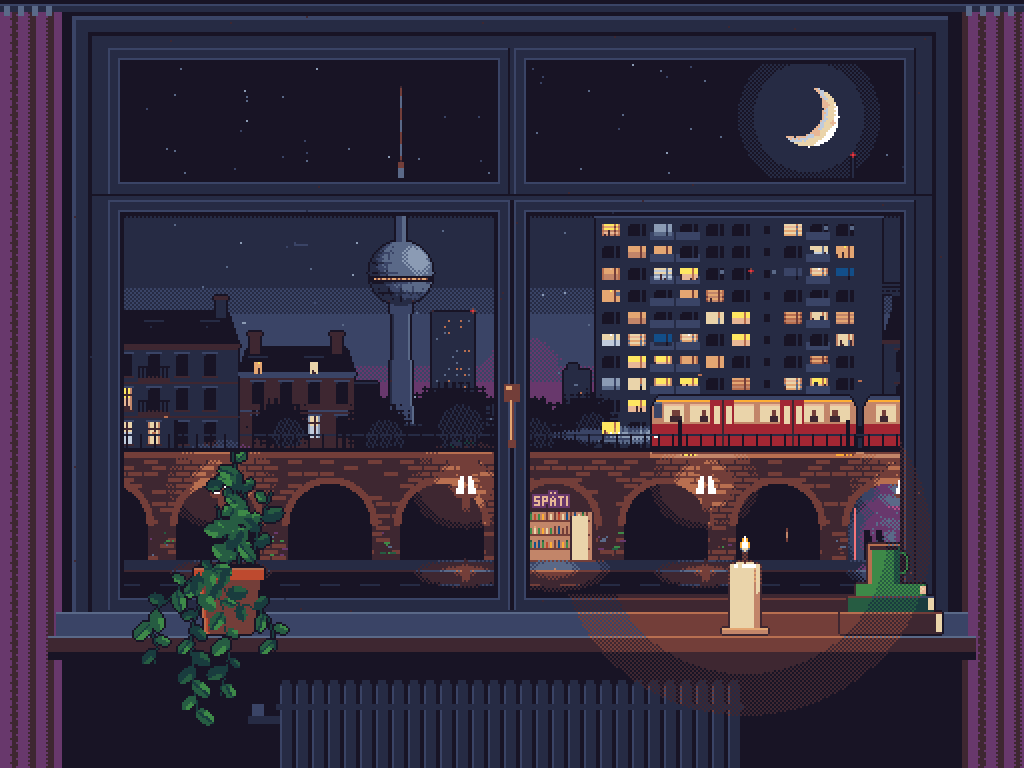

Source code (Python):
"""Berliner Nacht aus dem Fenster – ein Pixel-Loop.

Im Look eines Pixel-Spiels: Endesga-32-Palette, Konturen, harte Farbstufen.
Erzeugt berlin/fenster.gif (512x384 Pixel, 2x vergrößert, 150 Bilder à 80 ms, nahtlose Schleife)
und berlin/fenster.png (Standbild). Alles ist deterministisch: Jede Bewegung hat eine Periode,
die in 150 Bilder aufgeht.

    pip install pillow numpy
    python3 berlin/fenster.py
"""
import math
import random
from pathlib import Path

import numpy as np
from PIL import Image

W, H = 512, 384
N = 150          # Bilder pro Schleife
MS = 80          # ms pro Bild -> 12 s
SCALE = 2
HERE = Path(__file__).parent

rnd = random.Random(1989)
YY, XX = np.mgrid[0:H, 0:W]
BAYER4 = np.array([[0, 8, 2, 10], [12, 4, 14, 6], [3, 11, 1, 9], [15, 7, 13, 5]]) / 16 + 1 / 32
BAY = np.tile(BAYER4, (H // 4, W // 4)).astype(np.float32)


def C(h):
    return np.array([int(h[i:i + 2], 16) for i in (1, 3, 5)], dtype=np.float32)


CHECK = ((YY + XX) % 2).astype(np.float32)


def dq(m, levels):
    """Harte Farbstufen wie im Spiel, am Übergang ein Schachbrettmuster."""
    v = m * levels
    base = np.floor(v)
    frac = v - base
    ck = CHECK[:m.shape[0], :m.shape[1]]
    return np.clip((base + ((frac > 0.7) | ((frac > 0.4) & (ck > 0)))) / levels, 0, 1)


def outline(rgb, a, color, inner=False):
    """1-Pixel-Kontur um alles, was in a gezeichnet ist."""
    n = np.zeros_like(a)
    n[1:] |= a[:-1]
    n[:-1] |= a[1:]
    n[:, 1:] |= a[:, :-1]
    n[:, :-1] |= a[:, 1:]
    edge = (n & ~a) if not inner else (a & ~(np.roll(a, 1, 0) & np.roll(a, -1, 0) & np.roll(a, 1, 1) & np.roll(a, -1, 1)))
    rgb[edge] = color
    a |= edge


def posterize(rgb, step=8):
    return np.clip(np.floor(rgb / step + BAY[..., None]) * step, 0, 255)


def blink(f, period, on, phase=0):
    return (f + phase) % period < on


# Endesga 32 (lospec.com/palette-list/endesga-32)
PALETTE = [tuple(int(h[i:i + 2], 16) for i in (0, 2, 4)) for h in """
be4a2f d77643 ead4aa e4a672 b86f50 733e39 3e2731 a22633 e43b44 f77622 feae34 fee761 63c74d 3e8948
265c42 193c3e 124e89 0099db 2ce8f5 ffffff c0cbdc 8b9bb4 5a6988 3a4466 262b44 181425 ff0044 68386c
b55088 f6757a e8b796 c28569""".split()]
PAL_NP = np.array(PALETTE, np.float32)


def to_index(fr):
    """Jedes Pixel auf die nächste Palettenfarbe (gewichtet nach Helligkeitsempfinden)."""
    wts = np.array([0.30, 0.59, 0.11], np.float32) ** 0.5
    flat = fr.reshape(-1, 3) * wts
    d = ((flat[:, None, :] - PAL_NP[None] * wts) ** 2).sum(-1)
    return d.argmin(1).reshape(fr.shape[:2])


def to_palette(fr):
    return PAL_NP[to_index(fr)]


# Kerzenlicht als Palettentausch: jede Farbe hat eine wärmere, hellere Nachbarin
_WARM = """181425:3e2731 262b44:3e2731 3e2731:733e39 3a4466:733e39 68386c:733e39 5a6988:b86f50
733e39:b86f50 8b9bb4:c28569 b86f50:c28569 c28569:e4a672 e4a672:ead4aa 193c3e:265c42 265c42:3e8948
3e8948:63c74d 124e89:5a6988 be4a2f:d77643 a22633:be4a2f c0cbdc:e8b796 e8b796:ead4aa""".split()
_HEX = ["%02x%02x%02x" % c for c in PALETTE]
WARM_STEP = np.arange(len(PALETTE))
for pair in _WARM:
    src, dst = pair.split(":")
    WARM_STEP[_HEX.index(src)] = _HEX.index(dst)




class Layer:
    def __init__(self, fill=None):
        self.rgb = np.zeros((H, W, 3), np.float32)
        self.a = np.zeros((H, W), bool)
        if fill is not None:
            self.rgb[:] = fill
            self.a[:] = True

    def rect(self, x0, y0, x1, y1, c):
        x0, y0, x1, y1 = max(0, x0), max(0, y0), min(W - 1, x1), min(H - 1, y1)
        if x0 <= x1 and y0 <= y1:
            self.rgb[y0:y1 + 1, x0:x1 + 1] = c
            self.a[y0:y1 + 1, x0:x1 + 1] = True

    def px(self, x, y, c):
        if 0 <= x < W and 0 <= y < H:
            self.rgb[y, x] = c
            self.a[y, x] = True

    def mask(self, m, c):
        self.rgb[m] = c
        self.a[m] = True


def over(dst, layer):
    dst[layer.a] = layer.rgb[layer.a]


# ---------------------------------------------------------------- Maße
# Glasscheiben (innen), dazwischen Holz
PANES = [(62, 32, 246, 88), (265, 32, 449, 88), (62, 108, 246, 296), (265, 108, 449, 296)]
DECK = 226                  # Oberkante Viadukt
STREET = DECK + 54          # Gehweg
TOWER_X = 200

# ---------------------------------------------------------------- Himmel (statisch)
sky = Layer(C("#06071a"))
stops = [(20, "#05061a"), (80, "#0a0c28"), (140, "#15153c"), (185, "#271d4c"), (215, "#452856"),
         (240, "#6a3858"), (270, "#7e4654")]
ys = np.array([s[0] for s in stops], float)
for ch in range(3):
    vals = np.array([C(s[1])[ch] for s in stops])
    sky.rgb[..., ch] = np.interp(YY, ys, vals)
bands = [C("#181425"), C("#262b44"), C("#3a4466"), C("#68386c"), C("#b55088")]
tq = dq(np.interp(YY, [70, 125, 170, 200, 228], [0, 1, 2, 3, 4]) / 4, len(bands) - 1)
sky.rgb = np.stack([bands[i] for i in range(len(bands))])[np.round(tq * (len(bands) - 1)).astype(int)]

# Mond (Sichel) mit Hof
MX, MY, MR = 404, 58, 15
d1 = np.hypot(XX - MX, YY - MY)
d2 = np.hypot(XX - (MX - 7), YY - (MY - 4))
halo = np.clip(1 - (d1 - MR) / 46, 0, 1) ** 2 * 0.22
sky.rgb += dq(halo, 6)[..., None] * C("#8a86b0")
lit = (d1 <= MR) & (d2 > MR - 1)
shade = np.clip((d2 - (MR - 1)) / 7, 0, 1)
moon = C("#b8b29a")[None] + dq(shade, 4)[lit][:, None] * (C("#f4eed2") - C("#b8b29a"))[None]
sky.rgb[lit] = moon
for cx, cy, r in [(412, 52, 2), (408, 66, 1.5), (416, 61, 1.2)]:
    m = lit & (np.hypot(XX - cx, YY - cy) <= r)
    sky.rgb[m] = C("#bdb498")
earth = (d1 <= MR) & ~lit
sky.rgb[earth] = sky.rgb[earth] * 0.8 + C("#20203a") * 0.2   # aschgraues Mondlicht

# Sterne
stars = []
for _ in range(170):
    x, y = rnd.randint(40, 470), int(20 + rnd.random() ** 1.4 * 190)
    if math.hypot(x - MX, y - MY) < 40:
        continue
    stars.append((x, y, rnd.random() ** 2, rnd.choice([1, 2, 3, 5]), rnd.random() * 6.28))
stars.sort(key=lambda s: s[2])


def draw_sky(fr, f):
    for x, y, b, k, ph in stars:
        tw = 0.55 + 0.45 * math.sin(2 * math.pi * k * f / N + ph)
        v = (0.25 + 0.75 * b) * tw
        c = np.array([150 + 100 * v, 150 + 100 * v, 190 + 65 * v]) * (0.45 + 0.55 * v)
        fr[y, x] = np.maximum(fr[y, x], c)
        if b > 0.93 and tw > 0.7:          # helle Sterne bekommen ein Kreuz
            for dx, dy in ((1, 0), (-1, 0), (0, 1), (0, -1)):
                fr[y + dy, x + dx] = np.maximum(fr[y + dy, x + dx], c * 0.45)
    # dünne Wolkenschleier, jede Komponente läuft genau einmal pro Schleife herum
    y0, y1 = 120, 236
    yy, xx = YY[y0:y1], XX[y0:y1]
    t = f / N
    d = (np.sin(2 * np.pi * (6 * xx / W - t) + yy * 0.09) * 0.5
         + np.sin(2 * np.pi * (9 * xx / W - t) + 1.7 - yy * 0.05) * 0.35
         + np.sin(2 * np.pi * (13 * xx / W - t) + 4.1 + yy * 0.13) * 0.2
         + np.sin(2 * np.pi * (4 * xx / W - t) + 2.3) * 0.3)
    env = np.exp(-((yy - 185) / 26.0) ** 2)
    a = np.clip((d * 0.5 + 0.55) * env - 0.38, 0, 1) * 1.6
    a = np.clip(np.floor(np.clip(a, 0, 0.5) * 5 + BAY[y0:y1]) / 5, 0, 1)
    fr[y0:y1] = fr[y0:y1] * (1 - a[..., None]) + C("#6c4a6e")[None, None] * a[..., None]
    # Flugzeug im Landeanflug auf BER
    ax = int(30 + 440 * f / N)
    ay = int(128 - 22 * f / N)
    for i in range(7):
        fr[ay, ax + i] = C("#3a3a52")
    fr[ay - 1, ax] = C("#3a3a52")
    fr[ay + 1, ax + 3] = C("#2e2e44")
    if blink(f, 12, 2):
        fr[ay + 1, ax + 3] = C("#ff3030")
    if blink(f, 15, 1, 7):
        fr[ay, ax + 6] = C("#ffffff")
        fr[ay, ax + 7] = C("#9090b0")
    if blink(f, 12, 2, 6):
        fr[ay - 1, ax] = C("#ff5050")


# ---------------------------------------------------------------- Stadt (statisch)
city = Layer()
dyn = []          # Fenster, die sich bewegen
lights = []       # Warnlichter: (x, y, periode, an, phase, art)

WARM = [C("#ffcf78"), C("#f4b05e"), C("#ffe6b0"), C("#e89a52"), C("#d8f0c8")]
WIN_OFF = C("#100e1e")


def window_block(w, h, style, kind, seed, color, f=0):
    r = random.Random(seed)
    blk = np.zeros((h, w, 3), np.float32)
    if kind == "off":
        blk[:] = WIN_OFF
        blk[0, 0] = C("#2a2850")
        if w > 3 and h > 3:
            blk[1, 1] = C("#1e1c3c")
    elif kind == "tv":
        tv = [C("#3a5ac8"), C("#6a8cf0"), C("#2a3c90"), C("#9ab4ff"), C("#4a4aa8")]
        blk[:] = tv[(f // 2 * 7 + f // 3 + seed) % 5] * 0.8
        blk[h - 2:, :] *= 0.6
    else:
        blk[:] = color
        blk[h // 2:, :] *= 0.92
        if r.random() < 0.5 and w >= 5:           # Vorhänge
            blk[:, 0] *= 0.7
            blk[:, -1] *= 0.7
        if r.random() < 0.25 and h >= 5:          # Jalousie
            blk[1::2, :] *= 0.8
        if r.random() < 0.35 and h >= 6:          # Pflanze auf dem Fensterbrett
            for i in range(r.randint(1, 3)):
                x = r.randrange(w)
                blk[h - 1 - r.randint(0, 2):, x] = C("#2a2418")
        if r.random() < 0.3:                      # Lampe
            blk[0, w // 2] = np.minimum(color * 1.25, 255)
        if kind == "person":                      # jemand läuft durchs Zimmer
            p = (f * 2 // 3 + seed) % (w + 12) - 4
            for yy in range(2, h):
                for dx in range(-1, 2):
                    x = p + dx
                    if 0 <= x < w and not (yy == 2 and dx != 0):
                        blk[yy, x] = color * 0.3
    if style == "alt":
        frame_c = C("#3a3044") if kind != "off" else C("#241e32")
        blk[:, w // 2] = frame_c
        blk[h // 3, :] = frame_c
    elif style == "platte":
        blk[:, w - 3] = C("#2a2840") if kind == "off" else blk[:, w - 3] * 0.55
    return blk


def add_window(x, y, w, h, style, p_on=0.45, p_dyn=0.12):
    r = rnd.random()
    color = rnd.choice(WARM[:4]) if rnd.random() > 0.08 else WARM[4]
    seed = rnd.randrange(10_000)
    if r < p_dyn:
        kind = rnd.choice(["toggle", "toggle", "tv", "person"])
        dyn.append((x, y, w, h, style, kind, seed, color, rnd.choice([30, 50, 75, 150]), rnd.randrange(N)))
        kind = "off"
    else:
        kind = "on" if r < p_dyn + p_on else "off"
    city.rgb[y:y + h, x:x + w] = window_block(w, h, style, kind, seed, color)
    city.a[y:y + h, x:x + w] = True


# ferne Silhouette
x = 40
while x < 480:
    bw = rnd.randint(8, 26)
    top = rnd.randint(178, 222)
    col = rnd.choice([C("#221e3e"), C("#252142"), C("#1f1b3a"), C("#282446")])
    city.rect(x, top, x + bw - 1, DECK, col)
    city.rect(x, top, x + bw - 1, top, col + 12)
    if rnd.random() < 0.3:
        ax = x + rnd.randrange(bw)
        city.rect(ax, top - rnd.randint(4, 12), ax, top, col)
    elif rnd.random() < 0.3:
        city.rect(x + 2, top - 3, x + 6, top - 1, col)
    for wy in range(top + 3, DECK - 2, 4):
        for wx in range(x + 2, x + bw - 2, 3):
            r = rnd.random()
            if r < 0.1:
                c = rnd.choice([C("#8a6a4c"), C("#6c5a58"), C("#5a5a80")])
                city.px(wx, wy, c)
                if rnd.random() < 0.5:
                    city.px(wx + 1, wy, c)
            elif r < 0.115:
                dyn.append((wx, wy, 2, 1, "far", "toggle", 0, C("#9a7a52"),
                            rnd.choice([50, 75, 150]), rnd.randrange(N)))
    x += bw

# Park Inn am Alex
city.rect(216, 156, 236, DECK, C("#211d3c"))
city.rect(216, 156, 236, 157, C("#2e2a4e"))
for wy in range(160, DECK, 3):
    for wx in range(218, 235, 2):
        if rnd.random() < 0.22:
            city.px(wx, wy, rnd.choice([C("#7a6a58"), C("#5c6284"), C("#8a7050")]))
lights += [(216, 155, 50, 25, 0, "r"), (236, 155, 50, 25, 25, "r")]


def crane(mx, top, jl, jr, jy, light_phase):
    ccol = C("#2c2848")
    for y in range(top, DECK):
        city.px(mx, y, ccol)
        city.px(mx + 3, y, ccol)
        city.px(mx + (y - top) % 4, y, ccol)
        if (y - top) % 4 == 0:
            city.rect(mx, y, mx + 3, y, ccol)
    for x in range(jl, jr + 1):
        city.px(x, jy, ccol)
        city.px(x, jy + 2, ccol)
        if (x - jl) % 3 == 0:
            city.px(x, jy + 1, ccol)
    for i in range(0, 9):                # Turmspitze
        city.px(mx + 1, jy - i, ccol)
        city.px(mx + 2, jy - i, ccol)
    for x in range(jl, mx):              # Abspannung
        city.px(x, jy - 8 + int((mx - x) * 7 / max(1, mx - jl)), ccol)
    for x in range(mx + 3, jr):
        city.px(x, jy - 8 + int((x - mx) * 7 / max(1, jr - mx)), ccol)
    city.rect(mx - 8, jy + 1, mx - 3, jy + 5, ccol)          # Gegengewicht
    city.rect(mx + 4, jy + 3, mx + 7, jy + 6, C("#35305a"))  # Kabine
    lights.append((mx + 1, jy - 9, 30, 12, light_phase, "r"))
    lights.append((jr, jy - 1, 30, 12, light_phase + 15, "r"))


crane(374, 146, 322, 452, 144, 0)

# Fernsehturm
tc, tl, th = C("#3e3c62"), C("#2e2c4c"), C("#5c5a88")
for y in range(156, DECK):
    w = 7 + (y - 156) * 6 / (DECK - 156)
    x0, x1 = int(round(TOWER_X - w / 2)), int(round(TOWER_X + w / 2))
    city.rect(x0, y, x1, y, tc)
    city.px(x0, y, tl)
    city.px(x1, y, th)
    city.px(x1 - 1, y, th * 0.9)
city.rect(TOWER_X - 5, 152, TOWER_X + 5, 156, tc)
city.rect(TOWER_X - 3, 150, TOWER_X + 3, 152, tl)
SPH = (TOWER_X, 136, 16)
sx, sy, sr = SPH
d = np.hypot(XX - sx, YY - sy)
m = d <= sr
nz = np.sqrt(np.clip(sr ** 2 - (XX - sx) ** 2 - (YY - sy) ** 2, 0, None)) / sr
nx, ny = (XX - sx) / sr, (YY - sy) / sr
shade = np.clip(nx * 0.55 - ny * 0.45 + nz * 0.7, 0, 1)
lv = dq(shade, 4)
pal = [C("#26244a"), C("#3a3864"), C("#55537e"), C("#7c7aa8"), C("#a6a4cc")]
for i, c in enumerate(pal):
    city.mask(m & (np.round(lv * 4) == i), c)
lon = np.arcsin(np.clip(nx / np.maximum(np.sqrt(np.clip(1 - ny ** 2, 0, 1)), 1e-3), -1, 1))
grid = m & ((np.abs(np.sin(lon * 7)) < 0.18) | ((YY - sy) % 5 == 0)) & (d < sr - 1)
city.rgb[grid] *= 0.78
city.rect(sx - 15, sy + 2, sx + 15, sy + 4, C("#1c1a30"))      # Fensterband (Telecafé)
city.rect(TOWER_X - 2, 104, TOWER_X + 2, sy - sr, tc)
city.rect(TOWER_X + 1, 104, TOWER_X + 2, sy - sr, th)
city.rect(TOWER_X - 3, 100, TOWER_X + 3, 103, tl)
for y in range(44, 100):
    w = 1 if y > 80 else 0
    stripe = C("#8a2a34") if (y // 6) % 2 else C("#8a8aa4")
    city.rect(TOWER_X - w, y, TOWER_X + w, y, stripe * 0.8)
lights += [(TOWER_X, 43, 30, 8, 0, "R"), (TOWER_X, 80, 30, 8, 0, "r"), (TOWER_X, 101, 30, 8, 0, "r"),
           (TOWER_X - 6, 150, 30, 8, 15, "r"), (TOWER_X + 6, 150, 30, 8, 15, "r"),
           (TOWER_X - 5, 190, 30, 8, 15, "r")]

# Plattenbau (WBS 70)
PX0, PX1, PTOP = 298, 440, 108
panel, joint = C("#2b2a46"), C("#22213a")
city.rect(PX0, PTOP, PX1, DECK, panel)
city.rect(PX0 - 1, PTOP - 2, PX1 + 1, PTOP, C("#3a3858"))
city.rect(330, 94, 352, PTOP - 3, C("#27263f"))
city.rect(330, 94, 352, 94, C("#3a3858"))
city.rect(426, 78, 426, PTOP - 3, C("#27263f"))
city.rect(422, 90, 430, 90, C("#27263f"))
lights.append((426, 77, 50, 25, 10, "r"))
lights.append((331, 93, 50, 25, 35, "r"))
UW, FH = 13, 11
floors = list(range(PTOP + 2, DECK - 4, FH))
stair = []
for fi, fy in enumerate(floors):
    city.rect(PX0, fy - 1, PX1, fy - 1, joint)
    for ui, ux in enumerate(range(PX0 + 1, PX1 - UW + 2, UW)):
        city.rect(ux - 1, fy, ux - 1, fy + FH - 2, joint)
        if ui == 6:                          # Treppenhaus
            stair.append((ux + 5, fy + 3, 3, 4))
            city.rect(ux + 5, fy + 3, ux + 7, fy + 6, WIN_OFF)
            continue
        loggia = ui in (2, 3, 8)
        add_window(ux + 2, fy + 2, 9, 6, "platte", p_on=0.42, p_dyn=0.1)
        if loggia:
            city.rect(ux, fy + 6, ux + UW - 2, fy + 9, C("#3a3858"))
            city.rect(ux, fy + 6, ux + UW - 2, fy + 6, C("#4a4868"))
            if rnd.random() < 0.3:
                bx = ux + 2 + rnd.randrange(6)
                city.rect(bx, fy + 4, bx + 1, fy + 5, C("#20303a"))
        else:
            city.rect(ux + 2, fy + 8, ux + 10, fy + 8, C("#34324f"))
for _ in range(9):                            # Satellitenschüsseln
    fi = rnd.randrange(len(floors))
    ux = PX0 + 1 + UW * rnd.randrange(10)
    city.rect(ux + 9, floors[fi] + 3, ux + 10, floors[fi] + 4, C("#6a6a80"))


def altbau(x0, x1, top, facade, floor_h, cols, win_w=6, win_h=11, roof_h=16, dormers=True):
    roof = C("#1c1828")
    for y in range(top - roof_h, top):
        ins = int((top - y) * 0.35)
        city.rect(x0 + ins, y, x1 - ins, y, roof)
    city.rect(x0 - 1, top, x1 + 1, top + 1, facade + 16)
    city.rect(x0, top + 2, x1, DECK, facade)
    for i, cx in enumerate(cols):
        if dormers and i % 2 == 0:
            dy = top - roof_h + 5
            city.rect(cx - 1, dy, cx + win_w, top - 1, roof + 6)
            city.rect(cx - 2, dy - 1, cx + win_w + 1, dy - 1, roof + 14)
            add_window(cx + 1, dy + 2, win_w - 2, 6, "far", p_on=0.35, p_dyn=0.0)
    for cx in (x0 + 5, x1 - 10):              # Schornsteine
        city.rect(cx, top - roof_h - 7, cx + 4, top - roof_h + 2, facade - 6)
        city.rect(cx - 1, top - roof_h - 8, cx + 5, top - roof_h - 7, facade + 6)
    for fy in range(top + 5, DECK - 4, floor_h):
        city.rect(x0, fy - 3, x1, fy - 3, facade + 10)       # Gesims
        for cx in cols:
            city.rect(cx - 1, fy - 1, cx + win_w, fy - 1, facade + 18)  # Verdachung
            add_window(cx, fy, win_w, win_h, "alt", p_on=0.4, p_dyn=0.12)
            city.rect(cx - 1, fy + win_h, cx + win_w, fy + win_h, facade + 8)
        if rnd.random() < 0.5:                                          # Balkon
            cx = cols[len(cols) // 2]
            by = fy + win_h + 1
            city.rect(cx - 5, by, cx + win_w + 4, by + 1, facade + 14)
            for bx in range(cx - 5, cx + win_w + 5, 2):
                city.rect(bx, by - 5, bx, by - 1, C("#141020"))
            city.rect(cx - 5, by - 6, cx + win_w + 4, by - 6, C("#141020"))


altbau(40, 118, 172, C("#2e2638"), 17, [46, 60, 74, 88, 102])
altbau(120, 176, 186, C("#382c42"), 17, [126, 140, 154, 168], roof_h=12)
altbau(442, 482, 170, C("#2a2436"), 17, [448, 462], dormers=False)

# niedrige Gewerbebauten + Straßenbäume
city.rect(178, 212, 296, DECK, C("#1e1a34"))
city.rect(178, 212, 296, 212, C("#2a2644"))
for wx in range(182, 292, 9):
    add_window(wx, 216, 5, 4, "far", p_on=0.3, p_dyn=0.0)
for tx, ty, tr in [(188, 214, 16), (226, 208, 19), (262, 214, 17), (292, 210, 15), (140, 212, 14)]:
    m = np.hypot(XX - tx, (YY - ty) * 1.15) <= tr + (np.sin(XX * 1.7) + np.cos(YY * 2.3)) * 1.8
    m &= YY <= DECK
    city.mask(m, C("#101a1c"))
    hi = m & (np.hypot(XX - tx - 4, YY - ty - 5) <= tr * 0.6) & ((XX * 3 + YY * 5) % 7 < 3)
    city.mask(hi, C("#1a2a26"))

# S-Bahn-Viadukt aus Backstein
brick_y0 = DECK + 4
row = (YY - brick_y0) // 3
off = (row % 2) * 4
bxi = (XX + off) // 8
hsh = ((bxi * 73856093) ^ (row * 19349663)) % 7
brick = C("#58302e")[None, None] + (hsh[..., None] - 3) * np.array([3.5, 1.8, 1.8])
mortar = ((YY - brick_y0) % 3 == 2) | ((XX + off) % 8 == 7)
bricks = np.where(mortar[..., None], C("#361e22"), brick)
vi = (YY >= DECK) & (YY < STREET)
city.rgb[vi] = bricks[vi]
city.a[vi] = True
city.rect(0, DECK, W - 1, DECK + 3, C("#6c4640"))
city.rect(0, DECK, W - 1, DECK, C("#8a5c52"))
city.rect(0, DECK + 3, W - 1, DECK + 3, C("#3a2224"))

P, PW, R = 56, 14, 20
arch_cy = DECK + 36
arches = []
for j in range(-1, 10):
    x0 = 18 + j * P + PW
    x1 = x0 + P - PW - 1
    cx = (x0 + x1) / 2
    arches.append((x0, x1, cx))
    dd = np.hypot(XX - cx, YY - arch_cy)
    opening = (((XX >= x0) & (XX <= x1) & (YY >= arch_cy)) | ((dd <= R + 0.5) & (YY < arch_cy))) & (YY < STREET)
    ring = (dd > R + 0.5) & (dd <= R + 4) & (YY < arch_cy + 1) & (YY >= DECK + 4)
    ang = np.arctan2(YY - arch_cy, XX - cx)
    rb = ((ang * 9).astype(int) % 2 == 0)
    city.mask(ring & rb, C("#66383a"))
    city.mask(ring & ~rb, C("#5a3232"))
    depth = np.clip((YY - (arch_cy - R)) / 60, 0, 1)
    inner = C("#0a0812")[None, None] + (1 - depth)[..., None] * C("#06040a")[None, None]
    city.rgb[opening] = inner[opening]
    city.a[opening] = True
    city.rect(x0 - 1, arch_cy - 1, x0 - 1, arch_cy, C("#7a4c46"))
    city.rect(x1 + 1, arch_cy - 1, x1 + 1, arch_cy, C("#7a4c46"))


def arch_mask(k):
    x0, x1, cx = arches[k]
    return (XX >= x0) & (XX <= x1) & (YY < STREET) & (
        (YY >= arch_cy) | (np.hypot(XX - cx, YY - arch_cy) <= R + 0.5))


# Späti im Bogen
SX0, SX1, SCX = arches[5]
city.mask(arch_mask(5), C("#3a2a22"))
city.rect(SX0 + 2, arch_cy - 6, SX1 - 2, STREET - 1, C("#c89a5a"))            # Schaufenster
for sy_ in (arch_cy - 2, arch_cy + 5, arch_cy + 12):
    city.rect(SX0 + 3, sy_, SX1 - 3, sy_, C("#6a4a2a"))
    for x in range(SX0 + 3, SX1 - 2, 2):
        c = rnd.choice([C("#3a7a3a"), C("#c83a2a"), C("#e8d0a0"), C("#2a4a8a"), C("#8a5a2a"), C("#e0b020")])
        city.rect(x, sy_ - 3, x, sy_ - 1, c)
        if rnd.random() < 0.5:
            city.px(x, sy_ - 4, c * 0.8)
city.rect(SX1 - 12, arch_cy - 4, SX1 - 4, STREET - 1, C("#e8c890"))          # Tür
city.rect(SX1 - 12, arch_cy - 4, SX1 - 12, STREET - 1, C("#4a3a2a"))
city.rect(SX0 + 2, STREET - 6, SX1 - 14, STREET - 6, C("#5a4030"))
FONT = {"S": ["111", "100", "111", "001", "111"], "P": ["111", "101", "111", "100", "100"],
        "Ä": ["010", "101", "111", "101", "101"], "T": ["111", "010", "010", "010", "010"],
        "I": ["1", "1", "1", "1", "1"]}
neon = []
nx0, ny0 = int(SCX) - 9, arch_cy - 14
for ch in "SPÄTI":
    for yy, rowbits in enumerate(FONT[ch]):
        for xx, b in enumerate(rowbits):
            if b == "1":
                neon.append((nx0 + xx, ny0 + yy))
    if ch == "Ä":
        neon += [(nx0, ny0 - 2), (nx0 + 2, ny0 - 2)]
    nx0 += len(FONT[ch][0]) + 1

# Bar im Bogen
BX0, BX1, BCX = arches[8]
bar = arch_mask(8)
glowb = np.clip(1 - np.hypot(XX - BCX, YY - (arch_cy + 6)) / 30, 0, 1)
city.rgb[bar] = C("#1a1238")[None] + dq(glowb, 5)[bar][:, None] * C("#5a3aa8")[None]
city.a[bar] = True
for hx in (BX0 + 8, BX0 + 14, BX1 - 9):
    city.rect(hx, STREET - 12, hx + 3, STREET - 1, C("#0c0818"))
    city.rect(hx, STREET - 15, hx + 2, STREET - 13, C("#0c0818"))
city.rect(BX0 + 3, arch_cy - 8, BX0 + 3, STREET - 1, C("#ff4ab0"))

# Graffiti an den Pfeilern
for j in range(0, 10):
    x0 = 18 + j * P
    for _ in range(rnd.randint(4, 14)):
        c = rnd.choice([C("#c04a8a"), C("#4aa0c0"), C("#d8d0b0"), C("#80c040"), C("#e08a30")]) * 0.6
        gx = x0 + rnd.randint(1, PW - 2)
        gy = STREET - rnd.randint(3, 14)
        city.rect(gx, gy, gx + rnd.randint(0, 2), gy, c)

# Gehweg und Straße
city.rect(0, STREET, W - 1, STREET + 5, C("#24202e"))
city.rect(0, STREET, W - 1, STREET, C("#302a3a"))
city.rect(0, STREET + 5, W - 1, STREET + 5, C("#3a3444"))
city.rect(0, STREET + 6, W - 1, H - 1, C("#15131c"))
for x in range(0, W, 20):
    city.rect(x, STREET + 12, x + 9, STREET + 12, C("#34303a"))

# Gaslaternen
LAMPS = [110, 232, 352, 452]
for lx in LAMPS:
    post = C("#1a1822")
    top = STREET - 44
    for i in range(12):
        w = 3 + (i * 3) // 11
        city.rect(lx - w + 1, top + i, lx + w, top + i, C("#f8e8b0") if 1 < i < 11 else post)
    city.rect(lx - 5, top - 1, lx + 6, top, post)
    city.rect(lx - 2, top - 4, lx + 3, top - 2, post)
    city.rect(lx, top + 1, lx + 1, top + 10, post)
    city.rect(lx - 4, top + 11, lx + 5, top + 12, post)
    city.rect(lx - 1, top + 13, lx + 2, STREET - 20, post)
    city.rect(lx, STREET - 20, lx + 1, H - 1, post)
    city.rect(lx - 1, STREET + 2, lx + 2, H - 1, post)

# Lichtschein: Laternen, Späti, Bar
glow = np.zeros((H, W), np.float32)
for lx in LAMPS:
    glow += np.clip(1 - np.hypot(XX - lx, (YY - (STREET - 38)) * 1.2) / 40, 0, 1) ** 2 * 0.55
    glow += np.clip(1 - np.hypot(XX - lx, (YY - (STREET + 6)) * 3.5) / 34, 0, 1) ** 1.5 * 0.45
city.rgb += dq(np.clip(glow, 0, 1), 7)[..., None] * C("#c89048")[None, None]
sg = np.clip(1 - np.hypot(XX - SCX, (YY - (STREET + 4)) * 2.5) / 40, 0, 1) ** 1.5 * 0.5
city.rgb += (dq(sg, 5) * (YY >= STREET))[..., None] * C("#d8a060")[None, None]
bgl = np.clip(1 - np.hypot(XX - BCX, (YY - (STREET + 4)) * 2.5) / 34, 0, 1) ** 1.5 * 0.4
city.rgb += (dq(bgl, 5) * (YY >= STREET))[..., None] * C("#6a4ac0")[None, None]
city.rgb = np.clip(city.rgb, 0, 255)
outline(city.rgb, city.a, C("#181425"))

# Geländer oben auf dem Viadukt (vor dem Zug)
rail = Layer()
rail.rect(0, DECK - 9, W - 1, DECK - 9, C("#2a2434"))
rail.rect(0, DECK - 2, W - 1, DECK - 1, C("#1c1824"))
for x in range(0, W, 7):
    rail.rect(x, DECK - 9, x, DECK - 1, C("#1c1824"))
for x in range(3, W, 84):
    rail.rect(x, DECK - 16, x + 1, DECK - 1, C("#221e2c"))


# ---------------------------------------------------------------- S-Bahn (Sprite, Baureihe 481)
def build_train():
    car_len, cars, gap = 102, 2, 4
    L = car_len * cars + gap
    rgb = np.zeros((30, L, 3), np.float32)
    a = np.zeros((30, L), bool)
    r = random.Random(481)
    roof, ochre, red, dark = C("#56505e"), C("#c8962a"), C("#a01e28"), C("#2a1a1e")
    lit = C("#f2e0a8")
    for c in range(cars):
        x0 = c * (car_len + gap)
        rgb[2:4, x0:x0 + car_len] = roof
        rgb[4:16, x0:x0 + car_len] = ochre
        rgb[16:27, x0:x0 + car_len] = red
        rgb[27:30, x0:x0 + car_len] = dark
        rgb[4, x0:x0 + car_len] = ochre * 1.12
        rgb[16, x0:x0 + car_len] = red * 0.8
        a[2:30, x0:x0 + car_len] = True
        x = x0
        for item in [6, "w", 3, "w", "d", "w", 3, "w", "d", "w", 3, "w", 3]:
            if item == "w":
                rgb[6:15, x:x + 10] = lit
                rgb[6, x:x + 10] = lit * 0.85
                for _ in range(r.randint(0, 2)):          # Fahrgäste
                    hx = x + r.randint(1, 7)
                    rgb[9:12, hx:hx + 2] = C("#5a4430")
                    rgb[12:15, hx - 1:hx + 3] = C("#4a3a30")
                x += 10
            elif item == "d":
                rgb[4:27, x:x + 12] = red
                rgb[4:27, x + 6] = red * 0.6
                rgb[7:16, x + 2:x + 5] = lit
                rgb[7:16, x + 8:x + 11] = lit
                rgb[4:27, x] = red * 0.7
                rgb[4:27, x + 11] = red * 0.7
                x += 12
            else:
                x += item
        for y in range(2, 8):                             # Stirnseiten abrunden
            k = (8 - y) // 2
            a[y, x0:x0 + k] = False
            a[y, x0 + car_len - k:x0 + car_len] = False
    rgb[5:13, 1:5] = C("#3a4a6a")                          # Frontscheibe
    rgb[5, 1:5] = C("#6a7a9a")
    rgb[21:23, 1:3] = C("#fffbe0")                         # Scheinwerfer
    rgb[21:23, L - 3:L - 1] = C("#ff2a2a")                 # Schlusslicht
    rgb[18:22, car_len:car_len + gap] = C("#1a1216")       # Kupplung
    a[18:22, car_len:car_len + gap] = True
    return rgb, a, L


train_rgb, train_a, TL = build_train()
train_rgb = np.pad(train_rgb, ((1, 1), (1, 1), (0, 0)))
train_a = np.pad(train_a, 1)
outline(train_rgb, train_a, C("#181425"))
TL += 2


def draw_train(fr, f):
    x = int(W + 30 - (W + TL + 90) * f / N)
    y = DECK - 31
    x0, x1 = max(0, x), min(W, x + TL)
    if x0 >= x1:
        return
    sub = train_a[:, x0 - x:x1 - x]
    fr[y:y + 32, x0:x1][sub] = train_rgb[:, x0 - x:x1 - x][sub]
    beam = np.clip(1 - np.hypot((XX - x) / 60, (YY - (y + 22)) / 5), 0, 1) * (XX < x) * (YY < DECK + 4)
    fr += dq(beam * 0.5, 5)[..., None] * C("#fff0c0")[None, None]
    fr[DECK:DECK + 3, x0:x1] += C("#403018")               # Fensterlicht auf dem Gesims
    if blink(f, 9, 1) and 0 <= x + 60 < W:                 # Funke an der Stromschiene
        fr[DECK - 1:DECK + 1, x + 60] = C("#c0d0ff")


# Taxi
def build_car():
    w, h = 38, 15
    rgb = np.zeros((h, w, 3), np.float32)
    a = np.zeros((h, w), bool)
    body, dark = C("#d8cea6"), C("#141018")
    for y in range(4, 8):
        k = 7 - y
        rgb[y, 9 + k:30 - k] = body * 0.9
        a[y, 9 + k:30 - k] = True
    rgb[5:8, 12:18] = C("#2a3040")
    rgb[5:8, 20:27] = C("#2a3040")
    rgb[5:7, 13:15] = C("#e0c890") * 0.6
    rgb[8:12, 1:37] = body
    a[8:12, 1:37] = True
    rgb[8, 1:37] = body * 1.08
    rgb[11, 1:37] = body * 0.7
    rgb[2:4, 17:22] = C("#ffd24a")                        # Taxischild
    a[2:4, 17:22] = True
    for wx in (7, 28):
        rgb[11:15, wx - 3:wx + 3] = dark
        a[11:15, wx - 3:wx + 3] = True
        rgb[12:14, wx - 1:wx + 1] = C("#6a6470")
    rgb[9:11, 36:38] = C("#fffbe0")
    a[9:11, 36:38] = True
    rgb[9:11, 0:1] = C("#ff2020")
    a[9:11, 0:1] = True
    return rgb, a, w, h


car_rgb, car_a, CW, CH = build_car()
car_rgb = np.pad(car_rgb, ((1, 1), (1, 1), (0, 0)))
car_a = np.pad(car_a, 1)
outline(car_rgb, car_a, C("#181425"))
CW, CH = CW + 2, CH + 2


def draw_car(fr, f):
    x = int(-70 + (W + 140) * ((f + N // 2) % N) / N)
    y = STREET + 6
    x0, x1 = max(0, x), min(W, x + CW)
    if x0 < x1:
        sub = car_a[:, x0 - x:x1 - x]
        fr[y:y + CH, x0:x1][sub] = car_rgb[:, x0 - x:x1 - x][sub]
    beam = np.clip(1 - np.hypot((XX - (x + CW)) / 70, (YY - (y + 10)) / 6), 0, 1) * (XX > x + CW)
    beam *= (YY >= STREET + 6)
    fr += dq(beam * 0.45, 5)[..., None] * C("#fff0c0")[None, None]


def draw_dynamic(fr, f):
    for x, y, w, h, style, kind, seed, color, per, ph in dyn:
        if kind == "toggle":
            k = "on" if (f + ph) % per < per * 0.6 else "off"
        else:
            k = kind
        if style == "far":
            fr[y:y + h, x:x + w] = color if k == "on" else C("#2a2442")
        else:
            fr[y:y + h, x:x + w] = window_block(w, h, style, k, seed, color, f)
    # Treppenhauslicht mit Zeitschalter: jemand läuft nach oben
    n = len(stair)
    for i, (x, y, w, h) in enumerate(stair):
        fl = n - 1 - i                       # 0 = unten
        step = (f - 20) // 7
        on = 20 <= f < 120 and step - 4 <= fl <= step
        fr[y:y + h, x:x + w] = C("#e8f0e0") if on else WIN_OFF
    # Warnlichter
    for x, y, per, on, ph, kind in lights:
        if blink(f, per, on, ph):
            c = C("#ff3a3a")
            for dx, dy in ((1, 0), (-1, 0), (0, 1), (0, -1)):
                fr[y + dy, x + dx] = np.maximum(fr[y + dy, x + dx], c * 0.5)
            fr[y, x] = c
            if kind == "R":
                fr[y - 2:y + 3, x] = np.maximum(fr[y - 2:y + 3, x], c * 0.35)
                fr[y, x] = C("#ffb0a0")
        else:
            fr[y, x] = C("#5a1a22")
    # Fensterring der Turmkugel dreht sich (das Telecafé rotiert wirklich)
    sx, sy, sr = SPH
    for xx in range(sx - 13, sx + 14):
        lamp = ((xx - sx) * 2 + f // 3) % 5 < 3
        fr[sy + 3, xx] = C("#e8c480") * (0.9 if lamp else 0.45)
    # Neon am Späti, flackert ab und zu
    on = not (f % 50 in (7, 9, 31) or f % 75 in (60, 61))
    for x, y in neon:
        fr[y, x] = C("#ff6ab8") if on else C("#6a2a4a")
    if on:
        for x, y in neon:
            fr[y - 1:y + 2, x - 1:x + 2] = np.maximum(fr[y - 1:y + 2, x - 1:x + 2], C("#6a2448"))
        for x, y in neon:
            fr[y, x] = C("#ffb0d8")


# ---------------------------------------------------------------- Zimmer
room = Layer(C("#15111b"))
wallp = ((XX % 16) < 3) | (((XX + 8) % 16 == 0) & ((YY % 16) < 3))
room.rgb[wallp] = C("#1a1520")
room.rgb[((XX % 16) == 8) & ((YY % 16) == 8)] = C("#211a28")

# Fensterlaibung, Rahmen, Flügel
wood, wood_hi, wood_lo, wood_line = C("#322e3c"), C("#443f50"), C("#221e29"), C("#15121a")
room.rect(36, 8, 475, 305, wood)
room.rect(36, 8, 475, 9, wood_hi)
room.rect(36, 8, 37, 305, wood_hi)
room.rect(474, 8, 475, 305, wood_lo)
room.rect(44, 16, 467, 305, wood_lo)
room.rect(46, 18, 465, 305, wood)
for (x0, y0, x1, y1) in PANES:
    room.rect(x0 - 8, y0 - 8, x1 + 8, y1 + 8, wood)
    room.rect(x0 - 8, y0 - 8, x1 + 8, y0 - 8, wood_hi)
    room.rect(x0 - 8, y0 - 8, x0 - 8, y1 + 8, wood_hi)
    room.rect(x1 + 8, y0 - 8, x1 + 8, y1 + 8, wood_lo)
    room.rect(x0 - 3, y0 - 3, x1 + 3, y1 + 3, wood_hi * 0.95)
    room.rect(x0 - 2, y0 - 2, x1 + 2, y1 + 2, wood_lo)
    room.rect(x0 - 1, y0 - 1, x1 + 1, y1 + 1, wood_line)
glass = np.zeros((H, W), bool)
for x0, y0, x1, y1 in PANES:
    glass[y0:y1 + 1, x0:x1 + 1] = True
room.rect(255, 100, 256, 304, wood_line)                    # Mittelstoß
room.rect(254, 100, 254, 304, wood_hi)
room.rect(46, 97, 465, 97, wood_line)                        # Kämpfer
room.a[glass] = False
# Farbabplatzer
for _ in range(220):
    x, y = rnd.randint(36, 475), rnd.randint(8, 305)
    if room.a[y, x] and not glass[max(0, y - 1):y + 2, max(0, x - 1):x + 2].any():
        room.rgb[y, x] = room.rgb[y, x] * rnd.choice([0.85, 1.12])
# Fenstergriff (Olive)
brass, brass_hi = C("#7a6038"), C("#c8a860")
room.rect(252, 192, 259, 200, brass)
room.rect(253, 193, 255, 194, brass_hi)
room.rect(255, 200, 256, 222, brass)
room.rect(255, 200, 255, 222, brass_hi)
room.rect(254, 220, 257, 223, brass)

# Vorhänge und Stange
room.rect(0, 2, W - 1, 5, C("#2c2630"))
room.rect(0, 2, W - 1, 2, C("#4a4250"))
for x0, x1 in ((0, 30), (481, 511)):
    xs = XX[:, x0:x1 + 1]
    fold = 0.55 + 0.45 * np.sin(xs * 2 * np.pi / 9 + (0 if x0 == 0 else 1.5))
    lvl = np.clip(np.floor(fold * 4 + BAY[:, x0:x1 + 1]) / 4, 0, 1)
    cur = C("#3e2731")[None, None] + lvl[..., None] * (C("#68386c") - C("#3e2731"))[None, None]
    room.rgb[6:, x0:x1 + 1] = cur[6:]
    for x in range(x0 + 2, x1, 7):
        room.rect(x, 3, x + 2, 7, C("#6a6070"))

# Fensterbank
room.rect(28, 306, 483, 317, C("#4a4452"))
room.rect(28, 306, 483, 306, C("#5a5464"))
room.rect(24, 318, 487, 318, C("#6a6474"))
room.rect(24, 319, 487, 325, C("#37323e"))
room.rect(24, 326, 487, 329, C("#0c0a10"))
for x in range(30, 482, 37):
    room.rect(x, 308, x, 316, C("#443e4c"))

# Heizkörper
for x in range(140, 372, 8):
    room.rect(x, 342, x + 5, H - 1, C("#34303c"))
    room.rect(x + 1, 340, x + 4, 341, C("#34303c"))
    room.rect(x, 343, x, H - 1, C("#44404e"))
    room.rect(x + 5, 343, x + 5, H - 1, C("#26222c"))
room.rect(138, 352, 371, 354, C("#2e2a36"))
room.rect(124, 358, 139, 361, C("#2e2a36"))
room.rect(126, 352, 131, 357, C("#44404e"))

# Requisiten auf eigener Ebene (bekommen eine Kontur)
walls, room = room, Layer()

# Topfpflanze (Efeutute), rankt über die Fensterbank
PX, PY = 114, 316
for y in range(PY - 28, PY + 1):
    w = 15 - (y - (PY - 28)) * 4 // 28
    room.rect(PX - w, y, PX + w, y, C("#8a4830"))
    room.px(PX - w, y, C("#a85e3a"))
    room.px(PX - w + 1, y, C("#9a5434"))
    room.rect(PX + w - 3, y, PX + w, y, C("#6a3624"))
room.rect(PX - 17, PY - 32, PX + 17, PY - 27, C("#9a5234"))
room.rect(PX - 17, PY - 32, PX + 17, PY - 32, C("#b8683e"))
room.rect(PX - 15, PY - 33, PX + 15, PY - 33, C("#2a1a14"))


def leaf(cx, cy, s, ang, rr):
    ca, sa = math.cos(ang), math.sin(ang)
    base = rr.choice([C("#1f4a2e"), C("#27583a"), C("#2e6a3e")])
    for dy in range(-s - 1, s + 2):
        for dx in range(-s - 1, s + 2):
            u = dx * ca + dy * sa
            v = -dx * sa + dy * ca
            if (u / (s + 0.3)) ** 2 + (v / (s * 0.62 + 0.3)) ** 2 <= 1:
                c = base
                if abs(v) < 0.6:
                    c = base * 0.75
                elif v < 0 and u > -s * 0.3:
                    c = base * 1.3
                room.px(int(cx + dx), int(cy + dy), c)


rr = random.Random(7)
stem = C("#2a4a26")
vines = []
for i in range(9):
    x, y = PX + rr.randint(-12, 12), PY - 33
    ang = rr.uniform(-2.6, -0.5) if i < 5 else rr.choice([rr.uniform(0.3, 1.2), rr.uniform(1.9, 2.8)])
    length = rr.randint(18, 50) if i < 5 else rr.randint(40, 70)
    pts = []
    for s in range(length):
        if i >= 5 and y > PY - 10:
            ang += (math.pi / 2 - ang) * 0.12          # hängt über die Kante
        ang += rr.uniform(-0.18, 0.18)
        x += math.cos(ang) * 1.2
        y += math.sin(ang) * 1.2
        pts.append((x, y, ang))
    vines.append(pts)
for pts in vines:
    for x, y, _ in pts:
        room.px(int(x), int(y), stem)
for pts in vines:
    for k, (x, y, ang) in enumerate(pts):
        if k % 6 == 3:
            side = 1 if (k // 6) % 2 else -1
            leaf(x + math.cos(ang + side * 1.3) * 4, y + math.sin(ang + side * 1.3) * 4,
                 rr.randint(3, 5), ang + side * 0.9, rr)

# Bücherstapel und Tasse
room.rect(420, 306, 470, 316, C("#5a2426"))
room.rect(420, 306, 470, 306, C("#7a3436"))
room.rect(468, 307, 470, 315, C("#d8cca8"))
room.rect(424, 298, 466, 305, C("#233a5a"))
room.rect(424, 298, 466, 298, C("#34507a"))
room.rect(464, 299, 466, 304, C("#d8cca8"))
room.rect(428, 292, 462, 297, C("#3a4a2a"))
room.rect(460, 293, 462, 296, C("#d0c4a0"))
MUGX, MUGY = 434, 272
room.rect(MUGX, MUGY, MUGX + 15, 291, C("#2a5058"))
room.rect(MUGX, MUGY, MUGX + 1, 291, C("#3c6a72"))
room.rect(MUGX + 13, MUGY, MUGX + 15, 291, C("#1c3a40"))
room.rect(MUGX, MUGY, MUGX + 15, MUGY, C("#4a7a82"))
room.rect(MUGX + 1, MUGY + 1, MUGX + 14, MUGY + 2, C("#1a1210"))
for y in range(MUGY + 4, MUGY + 15):
    dx = 3 if MUGY + 6 <= y <= MUGY + 12 else 2
    room.px(MUGX + 16 + dx, y, C("#2a5058"))
room.rect(MUGX + 16, MUGY + 4, MUGX + 18, MUGY + 4, C("#2a5058"))
room.rect(MUGX + 16, MUGY + 14, MUGX + 18, MUGY + 14, C("#2a5058"))

# Kerze
CX, CTOP = 372, 282
wax = C("#e4d6b6")
room.rect(CX - 7, CTOP, CX + 7, 316, wax)
room.rect(CX - 7, CTOP, CX - 6, 316, wax * 0.86)
room.rect(CX + 5, CTOP, CX + 7, 316, wax * 0.78)
room.rect(CX - 6, CTOP, CX + 6, CTOP + 1, C("#fff0c8"))
room.rect(CX - 4, CTOP - 1, CX + 4, CTOP - 1, C("#f0e0bc"))
for dx, ln in ((-7, 9), (-3, 5), (6, 13)):                       # Wachstropfen
    room.rect(CX + dx, CTOP, CX + dx + 1, CTOP + ln, C("#f4e8cc"))
    room.px(CX + dx, CTOP + ln + 1, C("#f4e8cc"))
room.rect(CX - 11, 314, CX + 11, 316, C("#8a7a60"))               # Unterteller
room.rect(CX - 11, 314, CX + 11, 314, C("#b0a080"))
room.rect(CX, CTOP - 6, CX, CTOP - 1, C("#2a1e18"))
FLAME_X, FLAME_Y = CX, CTOP - 13

outline(room.rgb, room.a, C("#181425"))
walls.rgb[room.a] = room.rgb[room.a]
walls.a |= room.a
room = walls

# flackernde Lichtstufen der Kerze vorab berechnen
room_lit = []
LEVELS = [(130, 0.9), (138, 0.95), (122, 0.85), (146, 1.0)]
dist = np.hypot(XX - FLAME_X, (YY - FLAME_Y) * 1.05)
room_idx = to_index(room.rgb)
for R_, I_ in LEVELS:
    steps = np.round(dq(np.clip(1 - dist / R_, 0, 1) ** 1.2 * I_, 2) * 2).astype(int)
    idx = room_idx.copy()
    for k in (1, 2):
        idx[steps >= k] = WARM_STEP[idx[steps >= k]]
    room_lit.append(PAL_NP[idx])

rf = random.Random(3)
flick = []
lv = 0
for f in range(N):
    if rf.random() < 0.45:
        lv = rf.choice([0, 0, 1, 1, 2, 3])
    flick.append(lv)


def draw_room(fr, f):
    k = flick[f]
    # Spiegelung im Glas: warmer Schimmer und die Flamme als Echo
    rx, ry = FLAME_X + 21, FLAME_Y - 2
    fr[ry - 3:ry + 4, rx] = np.maximum(fr[ry - 3:ry + 4, rx], C("#8a5a30"))
    fr[ry - 1:ry + 2, rx] = np.maximum(fr[ry - 1:ry + 2, rx], C("#c08a4a"))
    fr[room.a] = room_lit[k][room.a]
    # Flamme
    hgt = [8, 9, 7, 10][k]
    lean = [0, 1, 0, -1][(f // 2 + k) % 4] if k else 0
    for i in range(hgt):
        y = FLAME_Y + 6 - i
        w = 2 if 1 <= i <= hgt - 4 else (1 if i < hgt - 1 else 0)
        xo = FLAME_X + (lean if i > hgt // 2 else 0)
        for dx in range(-w, w + 1):
            c = C("#ffb040") if abs(dx) == w and w > 0 else C("#fff2c0")
            if i < 2:
                c = C("#5a70ff") if abs(dx) == w else C("#ffe0a0")
            fr[y, xo + dx] = c
    fr[FLAME_Y + 7, FLAME_X] = C("#3a2418")
    # Dampf aus der Tasse
    for s, ph in enumerate((0.0, 2.1, 4.2)):
        for t in range(26):
            y = MUGY - 2 - t
            x = int(MUGX + 4 + s * 4 + math.sin(2 * math.pi * (t / 14 - 2 * f / N) + ph) * (1 + t * 0.12))
            a = (1 - t / 26) * 0.5 * (0.6 + 0.4 * math.sin(2 * math.pi * 3 * f / N + ph + t * 0.3))
            if BAY[y, x] < a:
                fr[y, x] = fr[y, x] * 0.5 + C("#a09aa8") * 0.5


# ---------------------------------------------------------------- Rendern
def frame(f):
    fr = sky.rgb.copy()
    draw_sky(fr, f)
    over(fr, city)
    draw_dynamic(fr, f)
    draw_train(fr, f)
    over(fr, rail)
    draw_car(fr, f)
    draw_room(fr, f)
    return Image.fromarray(to_palette(np.clip(fr, 0, 255)).astype(np.uint8))


def render():
    frames = [frame(f) for f in range(N)]
    pal = Image.new("P", (1, 1))
    pal.putpalette([v for c in PALETTE for v in c] + [0] * (768 - 3 * len(PALETTE)))
    q = [fr.quantize(palette=pal, dither=Image.Dither.NONE) for fr in frames]
    big = [im.resize((W * SCALE, H * SCALE), Image.NEAREST) for im in q]
    out = HERE / "fenster.gif"
    big[0].save(out, save_all=True, append_images=big[1:], duration=MS, loop=0, disposal=1)
    frames[40].resize((W * SCALE, H * SCALE), Image.NEAREST).save(HERE / "fenster.png")
    print(f"{out}  {out.stat().st_size / 1e6:.1f} MB, {N} Bilder, {N * MS / 1000:.0f} s")


if __name__ == "__main__":
    render()
